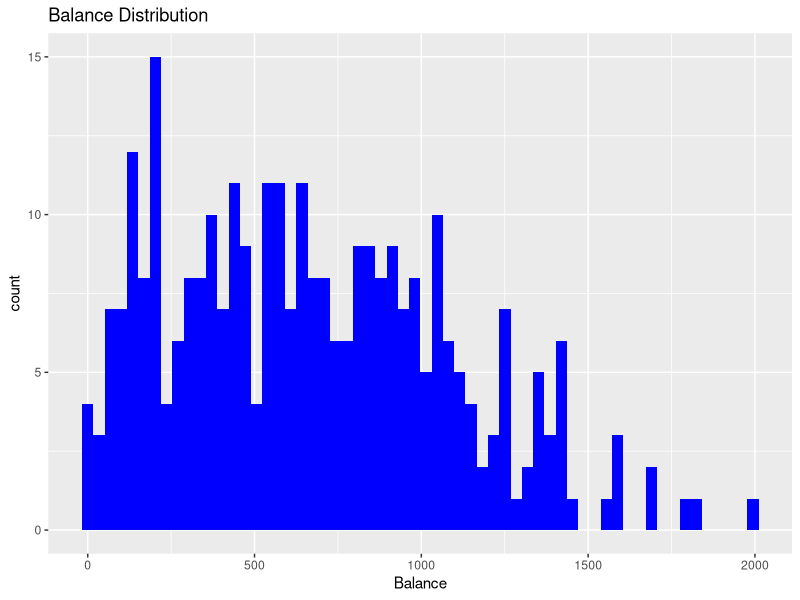
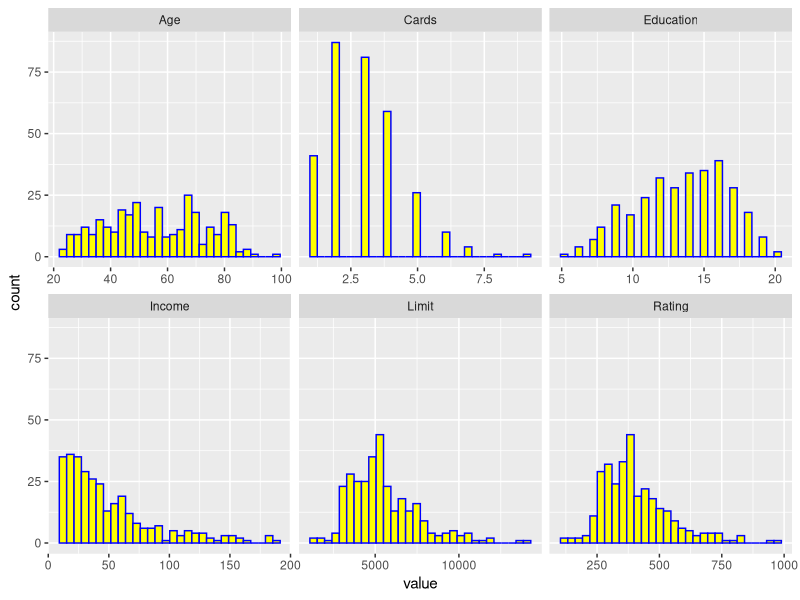
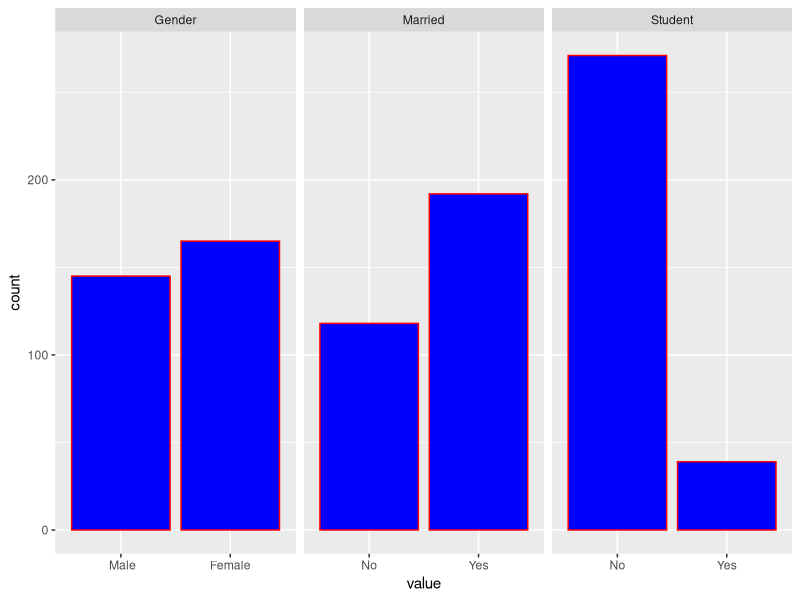
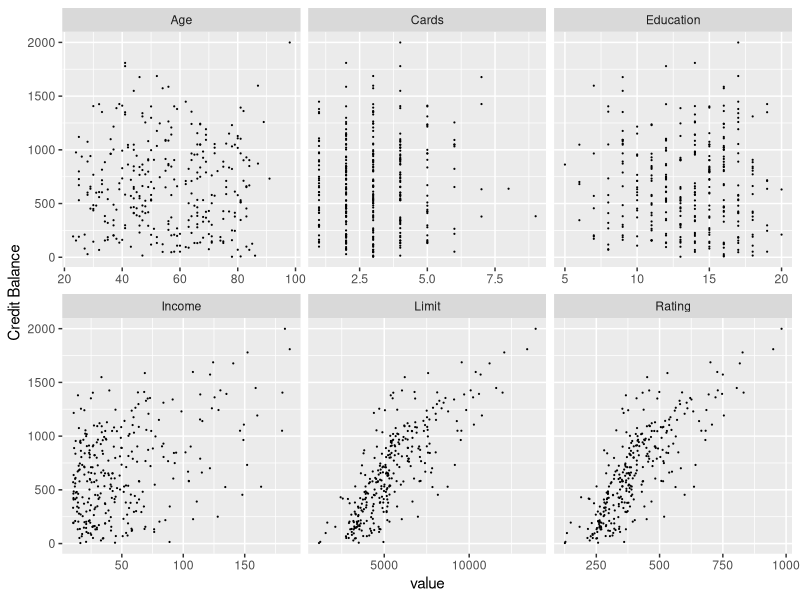
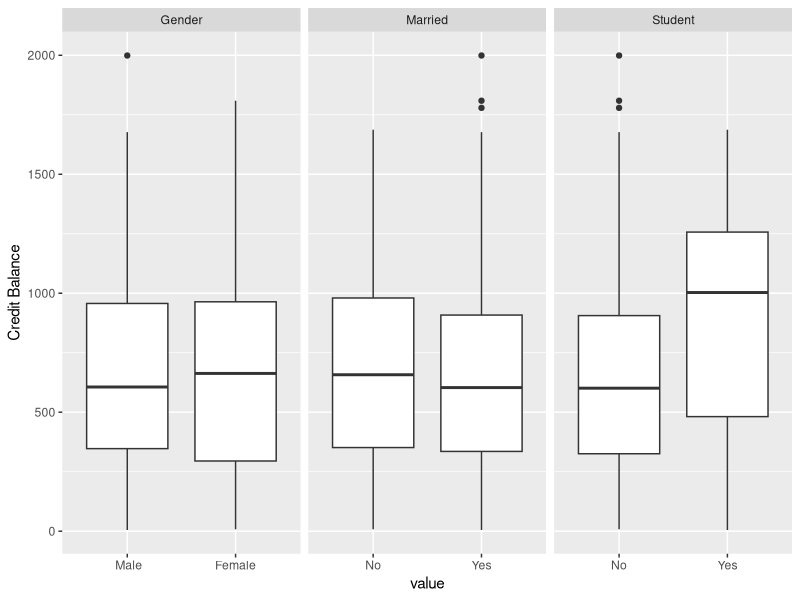
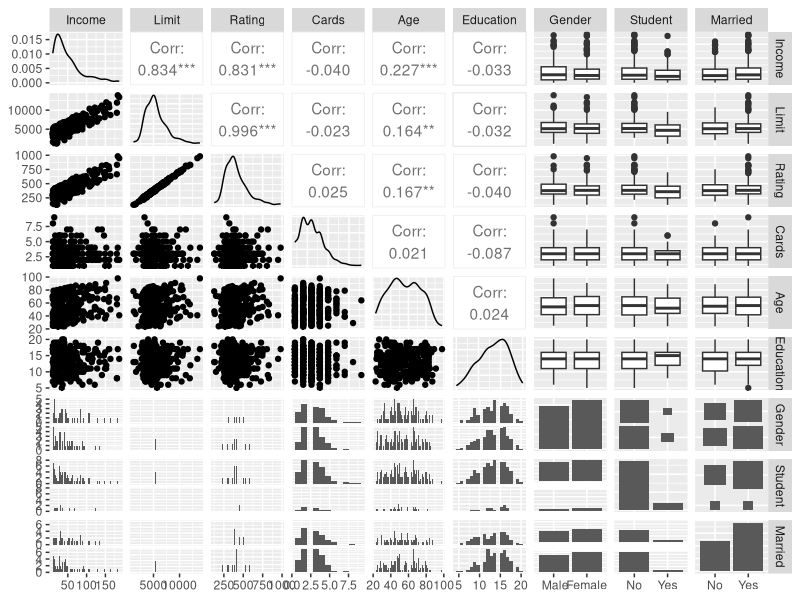
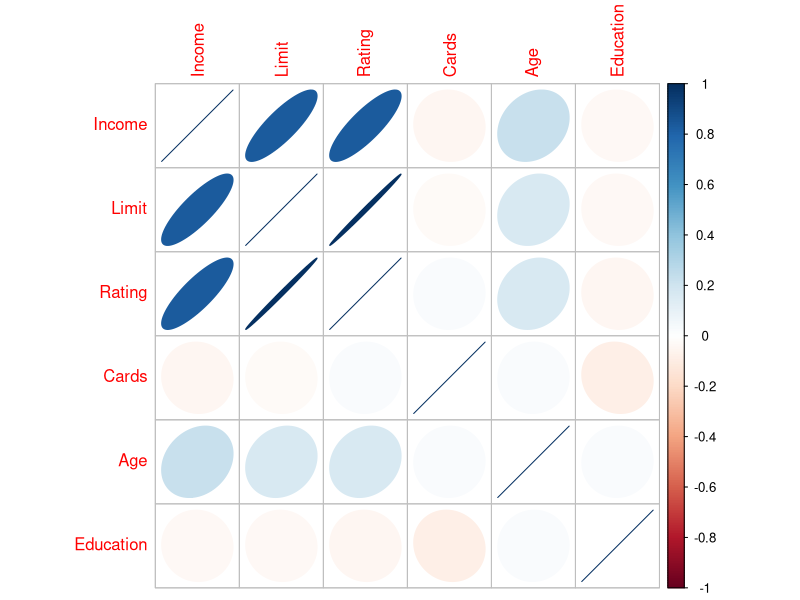

Source code (R) for these figures, in order:
## ---- chunk 1
# load libraries
library(tidyverse)
library(corrplot)
library(GGally)

# read excel file and convert it to data frame
df <-  data.frame(read.csv("creditBalance.csv", head = TRUE, stringsAsFactors = TRUE))
## ---- chunk 2
str(df)
## ---- chunk 3
head(df)
## ---- chunk 4
summary(df)
## ---- chunk 5
which(is.na(df))
## ---- chunk 6
ggplot(data = df, mapping=aes(x = Balance)) +
  geom_histogram(fill="blue", bins=60) + 
  ggtitle("Balance Distribution")
## ---- chunk 7
df.qnt <- df %>% 
  dplyr::select(Income, Limit, Rating, Cards, Age, Education) %>%
  gather()

#  visualize the data in multiple columns, side by side
ggplot(data = df.qnt, mapping = aes(x = value)) +
  geom_histogram(color = "blue", fill = "yellow", bins = 30) +
  facet_wrap(~ key, scales = 'free_x') 
## ---- chunk 8
df.cat <- df %>% 
  dplyr::select(Gender, Student, Married) %>%
  gather()

#  visualize the data in multiple columns, side by side
ggplot(data = df.cat, mapping = aes(x = value)) +
  geom_bar(color="red",fill="blue") +
  facet_wrap(~ key, scales = 'free_x') 
## ---- chunk 9
num.qnt <- 6
ggplot(data = df.qnt, mapping = aes(x = value, y = rep(df$Balance, num.qnt))) +
  geom_point(size = 0.1) +
  facet_wrap(~ key, scales = 'free_x') +
  ylab("Credit Balance")
## ---- chunk 10
df[which(df$Balance == max(df$Balance)),]
## ---- chunk 11
num.cat <- 3
ggplot(data = df.cat, mapping = aes(x = value, y = rep(df$Balance, num.cat))) +
  geom_boxplot() +
  facet_wrap(~ key, scale = 'free_x') +
  ylab("Credit Balance")
## ---- chunk 12
df %>%
  dplyr::select(Income, Limit, Rating, Cards, Age, Education, Gender, Student, Married) %>%
  ggpairs(lower = list(combo = wrap("facethist", binwidth = 0.8)), progress=FALSE)
## ---- chunk 13
df %>%
  dplyr::select(Income, Limit, Rating, Cards, Age, Education) %>%
  cor() %>%
  corrplot(method="ellipse")
## ---- chunk 14
table(df$Student, df$Married)
